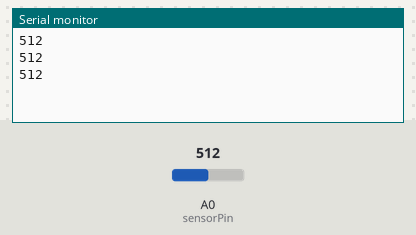
The sketch below on a simulated Arduino Uno, built with avr-gcc and run on an emulated ATmega328P. Shown: the last lines printed to the serial monitor. The inputs (shaded band) are chosen by the test bench; at power-on: A0 (sensorPin) = 512.

Above: at 1.3 s.
1.4 s: A0 (sensorPin) set to 716
At 1.9 s:
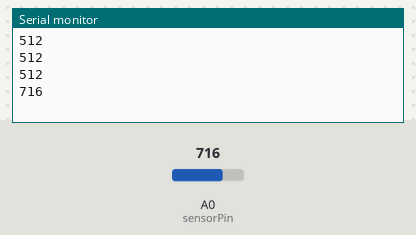
2.9 s: A0 (sensorPin) set to 900
At 3.4 s:
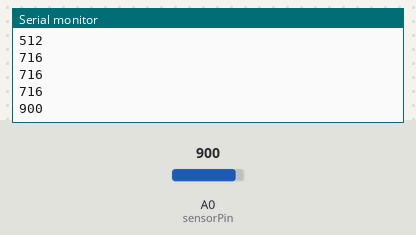
Timing chart, 0 to 5.9 s (numbered marks = the images above; inputs shaded):
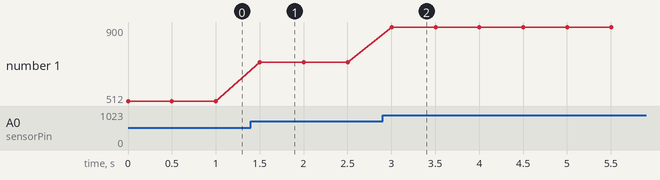

The sketch:

s23_Alcohol_Sensor.ino
```cpp
/*

Ks0041 keyestudio Analog Alcohol Sensor
_________________________________
|  SETUP                          |
|Sensor pin  ::    Particle pin   |
|   +        ::        3.3v       |
|   -        ::        GND        |
|   D0       ::        null       |
|   A0       ::        A0         |
|_________________________________|


SPECIFICATIONS:

analog sensor
embedded led
screw adjustable sensitivy
breath analyzer
accuracy to be detenubed

src: https://wiki.keyestudio.com/Ks0041_keyestudio_Analog_Alcohol_Sensor
*/

#include <math.h>
#define sensorPin A0
void setup()
{
  Serial.begin(9600); //Set serial baud rate to 9600 bps
}
void loop()
{
Serial.println(analogRead(sensorPin),DEC);//Print the value to serial port
delay(500);
}
```

Measured:
- after the input at 1.4 s, the serial monitor: prints a new line after 0.10 s (image 1)
- after the input at 2.9 s, the serial monitor: prints a new line after 0.10 s (image 2)
- plotted number 1: 512 → 716 after the input at 1.4 s, 716 → 900 after the input at 2.9 s
